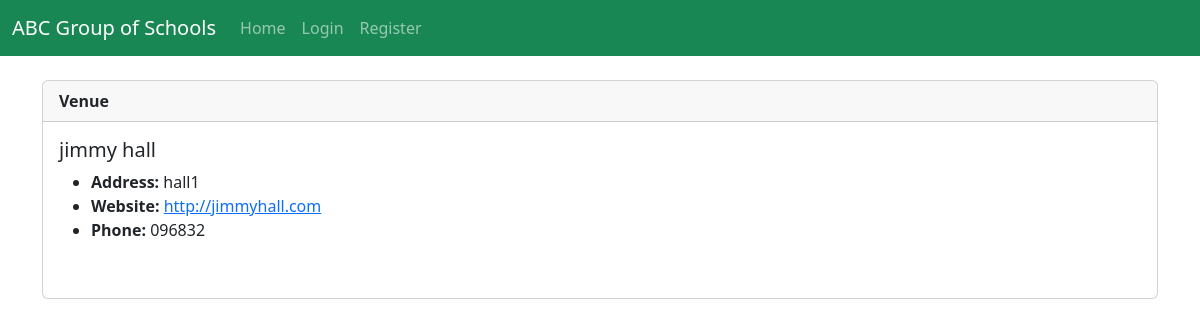
/event/show_venue/7, run on an earlier commit of the app's database.
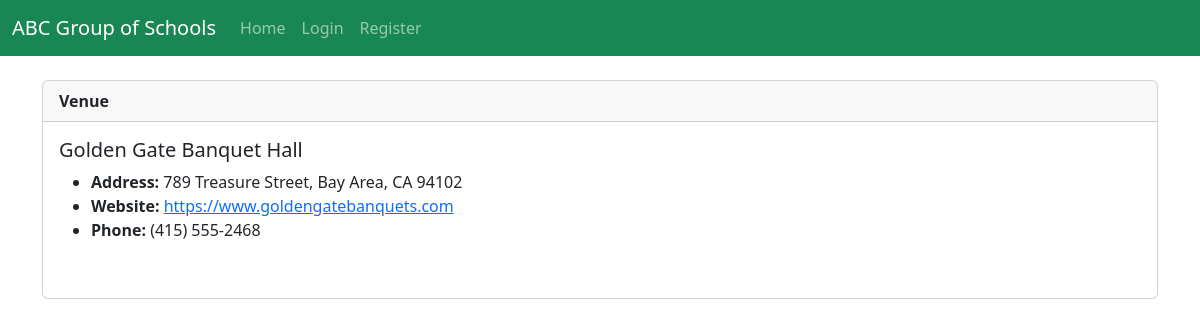
And on a later commit of the database.
### event_management/models.py (models this page shows)
class Venue(models.Model):
    organizer = models.ForeignKey(settings.AUTH_USER_MODEL, on_delete=models.CASCADE)
    name = models.CharField('Venue Name', max_length=100)
    address = models.CharField(max_length=300)
    phone = models.CharField('Phone Number', max_length=20, blank=True)
    web = models.URLField('Website Address', blank=True)
    email_address = models.EmailField('Email Address', blank=True)
    def __str__(self):
        return self.name

### event_management/views.py (the view)
# urls.py: path('show_venue/<venue_id>', views.show_venue, name='show-venue'),
def show_venue(request, venue_id):
    venue = Venue.objects.get(pk=venue_id)
    return render(request, 'events_management/show_venue.html', {'venue': venue})

### event_management/templates/events_management/show_venue.html
{% extends 'events_management/base.html' %}
{% block content %}
    <div class="card">
        <div class="card-header">
            <strong>Venue</strong>
        </div>
        <div class="card-body">
            <h5 class="card-title"> {{ venue }}</h5>
            <ul>
                <li><strong>Address: </strong>{{ venue.address }}</li>
                <li><strong>Website: </strong><a href="{{ venue.web }}">{{ venue.web }}</a></li>
                <li><strong>Phone: </strong>{{ venue.phone }}</li>
            </ul>
        </div>
        <br>
    </div>
{% endblock %}

What changed in the data, as far as the page shows it:
changed Venue: name "jimmy hall" → "Golden Gate Banquet Hall"; address "hall1" → "789 Treasure Street, Bay Area, CA 94102"; web "http://jimmyhall.com" → "https://www.goldengatebanquets.com"; phone "096832" → "(415) 555-2468"
